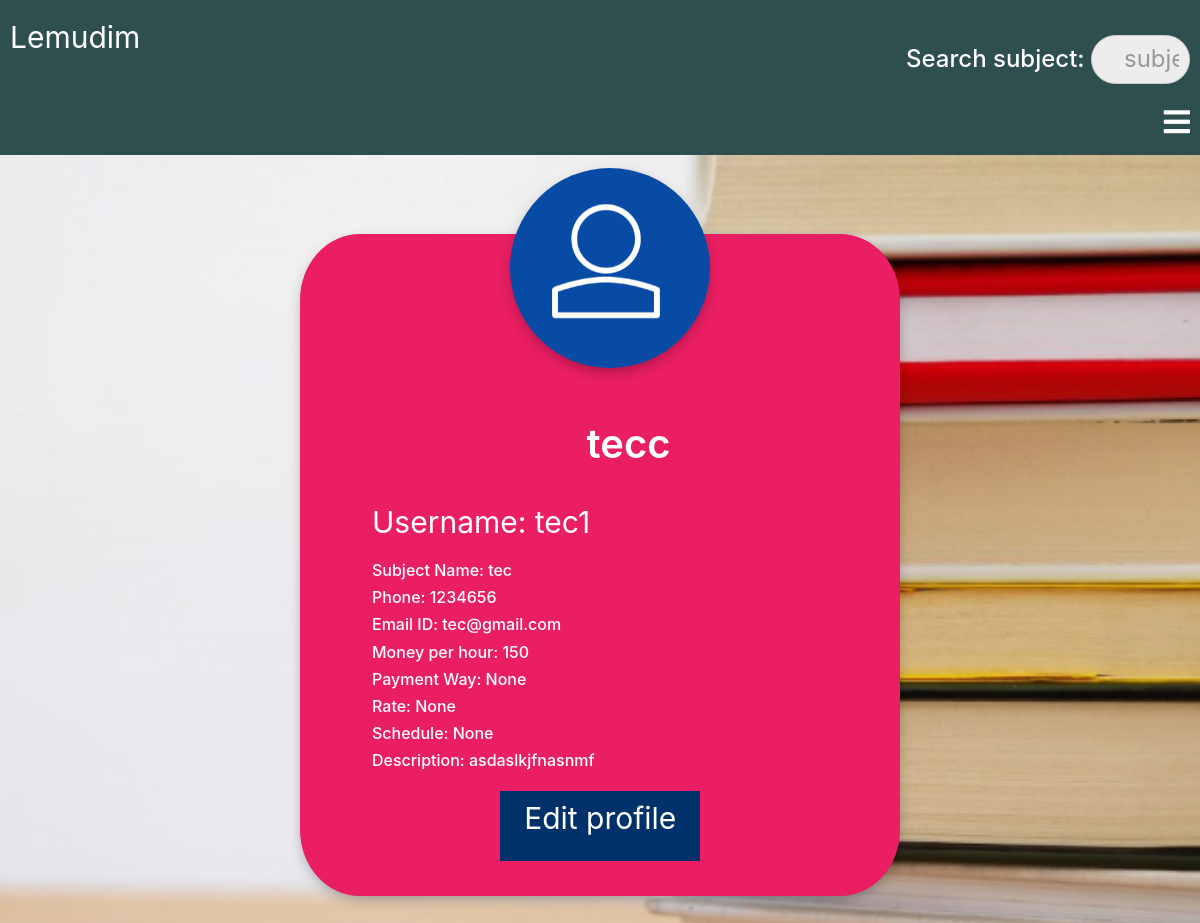
Screenshot of /classroom/teacher/2/ (signed in) with the database file from the repository.
### classroom/models.py (models this page shows, shortened)
class Teacher(models.Model):
    user = models.OneToOneField(User, on_delete=models.CASCADE, primary_key=True, related_name='Teacher')
    name = models.CharField(max_length=250)
    subject_name = models.CharField(max_length=250)
    email = models.EmailField(max_length=250)
    phone = models.CharField(max_length=250)
    money_per_hour = models.CharField(max_length=250)
    teacher_profile_pic = models.ImageField(upload_to="classroom/teacher_profile_pic", blank=True)
    class_students = models.ManyToManyField(Student, through="StudentsInClass")
    rate=models.IntegerField()
    description = models.TextField()
    payment_way=models.CharField(max_length=250)
    schedule=models.CharField(max_length=250)

class User(AbstractUser):
    is_student = models.BooleanField(default=False)
    is_teacher = models.BooleanField(default=False)

### classroom/views.py (the view)
class TeacherDetailView(LoginRequiredMixin,DetailView):
    context_object_name = "teacher"
    model = models.Teacher
    template_name = 'classroom/teacher_detail_page.html'

### template/classroom/teacher_detail_page.html (shortened to what this page needs)
{% extends 'classroom/base.html' %}
{% load static %}
{% block content %}
<div class="profile">
  <div class="profile-box">
    {% if teacher.teacher_profile_pic %}
    <img src="{{ teacher.teacher_profile_pic.url }}" alt="">
    {% else %}
    <img src="{% static 'images/login-avatar.PNG' %}" alt="">
    {% endif %}
    <div class="profile-details">
      <h1>{{ teacher.name }}</h1>
      <br>
      <p> Username: {{ teacher.user.username }}</p>
      <h6> Subject Name: {{ teacher.subject_name }}</h6>
      <h6> Phone: {{ teacher.phone }}</h6>
      <h6> Email ID: {{ teacher.email }}</h6>
      <h6> Money per hour: {{ teacher.money_per_hour }}</h6>
      <h6> Payment Way: {{ teacher.payment_way }}</h6>
      <h6> Rate: {{ teacher.rate }}</h6>
      <h6> Schedule: {{ teacher.schedule }}</h6>
      <h6> Description: {{ teacher.description }}</h6>
      <a href="{% url 'classroom:teacher_update' pk=user.pk %}"><p class="edit-button">Edit profile</p></a>
    </div>
  </div>
</div>
{% endblock %}

### static/css/newbase.css (style rules this page uses)
.profile { margin:0; padding: 0; position: absolute; width:100%; height: 100vh; display:flex; justify-content: center; align-items: center; }
.profile img { position: absolute; margin: 0; width: 100%; height: 100%; object-fit: cover; background-attachment: }
.profile-box { width: 600px; margin-top: 20px; background: #e91e63; position: absolute; padding: 15px; border-radius: 10%; box-shadow: 0 5px 15px -5px #00000070 }
.profile-box img { width: 200px; height: 200px; border-radius: 50%; top: -10%; left: 35%; box-shadow: 0 5px 15px -5px #00000070 }
.profile-details { color: white; margin-top: 30%; margin-left: 10%; }
.profile-details h1 { font-size: 40px; font-weight: 600; text-align: center; }
.profile-details p { font-size: 30px; font-weight: 400; }
.profile-details .edit-button { margin: 20px; margin-left: 25%; height: 70px; width: 200px; text-align: center; background: #00316b; text-decoration: none; color: white; padding: 5px; }

### rows the page displays
Teacher: name "tecc", user.username "tec1", subject_name "tec", phone "1234656", email "tec@gmail.com", money_per_hour "150", payment_way "None", rate "None", schedule "None", description "asdaslkjfnasnmf"
